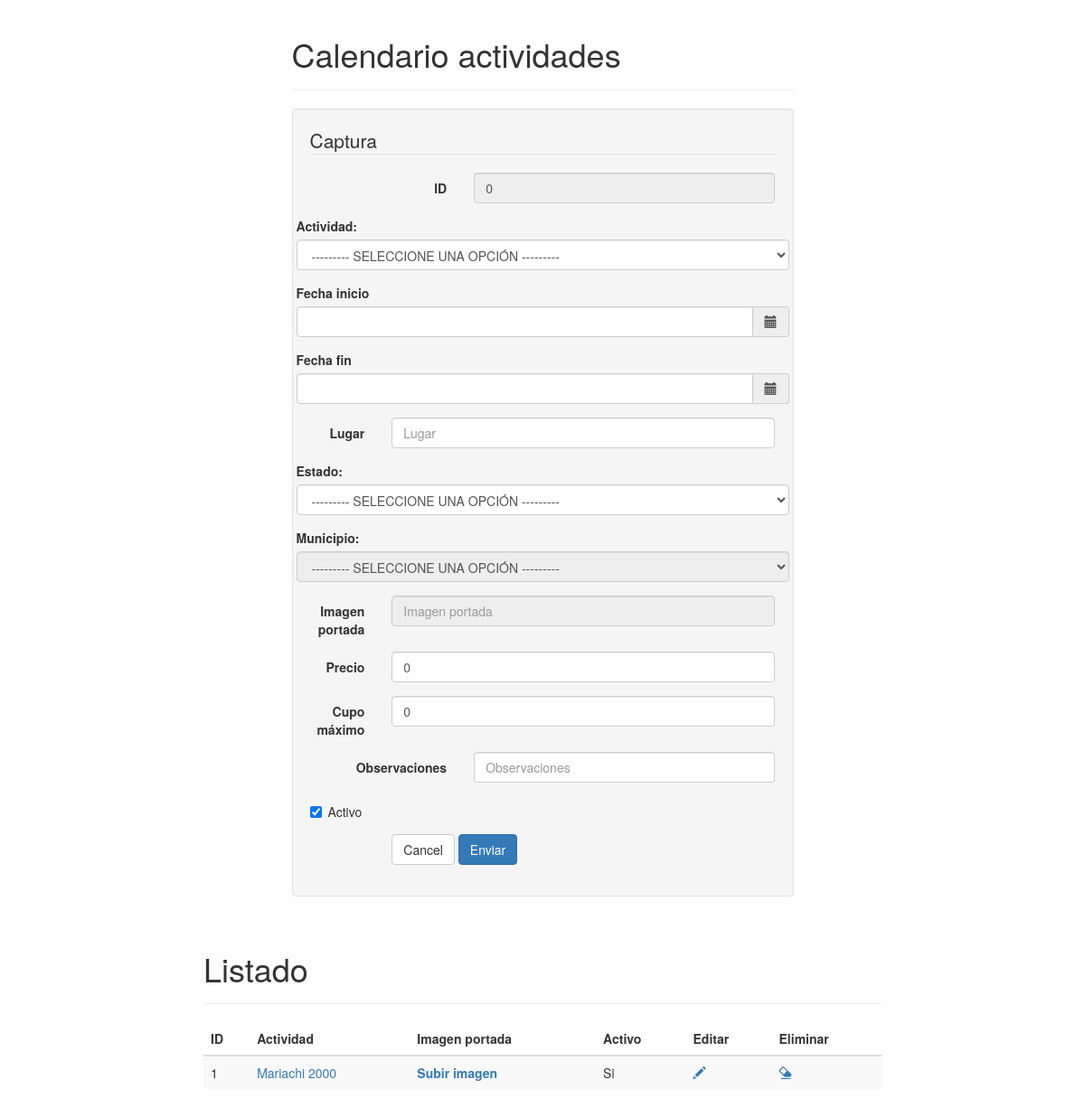
Screenshot of /php/cat_calendario_actividades.php with the database file from the repository.
### tables this page shows
CREATE TABLE IF NOT EXISTS `calendario_actividades` (
  `cve_calendario` int(11) NOT NULL,
  `cve_actividad` int(11) NOT NULL,
  `fecha_inicio` datetime NOT NULL,
  `fecha_fin` datetime NOT NULL,
  `lugar` varchar(40) DEFAULT NULL,
  `cve_estado` int(11) NOT NULL,
  `cve_municipio` int(11) NOT NULL,
  `imagen_portada` varchar(80) DEFAULT NULL,
  `precio` double DEFAULT NULL,
  `cupo_maximo` int(11) DEFAULT NULL,
  `observaciones` varchar(250) DEFAULT NULL,
  `fecha_alta` datetime NOT NULL,
  `activo` bit(1) NOT NULL
);

CREATE TABLE IF NOT EXISTS `actividades` (
  `cve_actividad` int(11) NOT NULL,
  `cve_tipo` int(11) NOT NULL,
  `nombre` varchar(120) NOT NULL,
  `descripcion` varchar(200) NOT NULL,
  `activo` bit(1) NOT NULL
);

### php/class/CalendarioActividad.php (called while the page is built, shortened)
<?php
require_once 'UtilDB.php';
class CalendarioActividad {
    private $cve_calendario;
    private $cve_actividad;
    private $fecha_inicio;
    private $fecha_fin;
    private $lugar;
    private $imagen_portada;
    private $precio;
    private $cupo_maximo;
    private $observaciones;
    function __construct() {
        $nargs = func_num_args();
    }
    private function limpiar() {
        $this->cve_calendario = 0;
        $this->cve_actividad = NULL;
        $this->fecha_inicio = NULL;
        $this->fecha_fin = NULL;
        $this->lugar = "";
        $this->imagen_portada = "";
        $this->precio = 0.0;
        $this->cupo_maximo = 0;
        $this->observaciones = "";
    }
    function getCve_calendario() {
        return $this->cve_calendario;
    }
    function getCve_actividad() {
        return $this->cve_actividad;
    }
    function getFecha_inicio() {
        return $this->fecha_inicio;
    }
    function getFecha_fin() {
        return $this->fecha_fin;
    }
    function getLugar() {
        return $this->lugar;
    }
    function getImagen_portada() {
        return $this->imagen_portada;
    }
    function getPrecio() {
        return $this->precio;
    }
    function getCupo_maximo() {
        return $this->cupo_maximo;
    }
    function getObservaciones() {
        return $this->observaciones;
    }
}

### php/class/UtilDB.php (called while the page is built, shortened)
<?php
class UtilDB {
    private static $servername = "localhost";
    private static $username = "root";
    private static $password = "";
    private static $database = "ovc";
    static function getConnection() {
        try {
            $cnxString = "mysql:host=" . UtilDB::$servername . ";dbname=" . UtilDB::$database;
            $params = array(PDO::MYSQL_ATTR_INIT_COMMAND => "SET NAMES utf8", PDO::ATTR_ERRMODE => PDO::ERRMODE_EXCEPTION, PDO::ATTR_CASE => PDO::CASE_LOWER);
            $cnx = new PDO($cnxString, UtilDB::$username, UtilDB::$password, $params);
        } catch (PDOException $e) {
            echo "Connection failed: " . $e->getMessage();
        }
        return $cnx;
    }
    static function ejecutaConsulta($sql) {
        $cnx = UtilDB::getConnection();
        $rst = $cnx->query($sql);
        return $rst;
    }
}

### php/cat_calendario_actividades.php (the view, shortened to what this page needs)
<?php
require_once 'class/CalendarioActividad.php';
$ca = new CalendarioActividad();
$sql = "SELECT ca.cve_calendario, a.nombre AS actividad, ca.imagen_portada ,ca.activo FROM calendario_actividades AS ca INNER JOIN actividades AS a ON a.cve_actividad = ca.cve_actividad ORDER BY ca.fecha_inicio DESC";
$rst = UtilDB::ejecutaConsulta($sql);
?>
<!DOCTYPE html>
<html lang="es">
    <head>
        <link href="../js/jquery-ui-1.11.4/jquery-ui.min.css" rel="stylesheet"/>
        <link href="../twbs/bootstrap-3.3.5-dist/css/bootstrap.min.css" rel="stylesheet"/>
    </head>
    <body>
        <div class="container">
            <div class="row">
                <div class="col-md-6 col-md-offset-3">
                    <div class="page-header">
                        <h1 id="forms">Calendario actividades</h1>
                    </div>
                </div>
            </div>
             <div class="row">
                <div class="col-md-6 col-md-offset-3">
                    <div class="well bs-component">
                        <form id="frm_captura" name="frm_captura" class="form-horizontal" method="post" action="<?php echo htmlspecialchars($_SERVER["PHP_SELF"]); ?>">
                            <fieldset>
                                <legend>Captura</legend>
                                <div class="form-group">
                                    <label for="txtCveCalendario" class="col-lg-4 control-label">ID</label>
                                    <div class="col-lg-8">
                                        <input type="text" class="form-control" id="txtCveCalendario" name="txtCveCalendario" placeholder="ID Calendario actividades" readonly value="<?php echo($ca != NULL ? $ca->getCve_calendario():""); ?>">
                                    </div>
                                </div>
                                <div class="form-group">
                                <label for="txtCveActividad">Actividad:</label>
                                    <select name="txtCveActividad" id="txtCveActividad" class="form-control" placeholder="Actividad">
                                        <option value="0">--------- SELECCIONE UNA OPCIÓN ---------</option>
                                    </select>
                                </div>
                                <div class="form-group">
                                    <div class="date-form">
                                        <div class="form-horizontal">
                                            <div class="control-group">
                                                <label for="txtFechaFin">Fecha inicio</label>
                                                <div class="controls">
                                                    <div class="input-group">
                                                        <input id="txtFechaInicio" name="txtFechaInicio" type="text" class="date-picker form-control"  value="<?php echo(substr(str_replace('-', '/', $ca->getFecha_inicio()), 0, 10)); ?>"/>
                                                        <label for="txtFechaInicio" class="input-group-addon btn"><span class="glyphicon glyphicon-calendar"></span></label>
                                                    </div>
                                                </div>
                                            </div>
                                        </div>
                                    </div>
                               </div>
                                <div class="form-group">
                                    <div class="date-form">
                                        <div class="form-horizontal">
                                            <div class="control-group">
                                                <label for="txtFechaFin">Fecha fin</label>
                                                <div class="controls">
                                                    <div class="input-group">
                                                        <input id="txtFechaFin" name="txtFechaFin" type="text" class="date-picker form-control"  value="<?php echo(substr(str_replace('-', '/', $ca->getFecha_fin()), 0, 10)); ?>"/>
                                                        <label for="txtFechaFin" class="input-group-addon btn"><span class="glyphicon glyphicon-calendar"></span></label>
                                                    </div>
                                                </div>
                                            </div>
                                        </div>
                                    </div>
                               </div>
                                <div class="form-group">
                                    <label for="txtLugar" class="col-lg-2 control-label">Lugar</label>
                                    <div class="col-lg-10">
                                        <input type="text" class="form-control" id="txtLugar" name="txtLugar" placeholder="Lugar" value="<?php echo($ca != NULL ? $ca->getLugar():""); ?>">
                                    </div>
                                </div>
                                <div class="form-group">
                                <label for="txtEstado">Estado:</label>
                                    <select name="txtEstado" id="txtEstado" class="form-control" placeholder="Estado">
                                        <option value="0">--------- SELECCIONE UNA OPCIÓN ---------</option>
                                        <?php
                                        $sql2 = "SELECT * FROM estados where activo=1 ORDER BY nombre";
                                        $rst2 = UtilDB::ejecutaConsulta($sql2);
                                        ?>
                                    </select>
                                </div>
                                <div class="form-group">
                                <label for="txtMunicipio">Municipio:</label>
                                <select name="txtMunicipio" id="txtMunicipio" class="form-control" placeholder="Municipio" disabled>
                                        <option value="0">--------- SELECCIONE UNA OPCIÓN ---------</option>
                                </select>
                                </div>
                                <div class="form-group">
                                    <label for="txtImagenPortada" class="col-lg-2 control-label">Imagen portada</label>
                                    <div class="col-lg-10">
                                        <input type="text" class="form-control" id="txtImagenPortada" name="txtImagenPortada" placeholder="Imagen portada" value="<?php echo($ca != NULL ? $ca->getImagen_portada():""); ?>" readonly>
                                    </div>
                                </div>
                                <div class="form-group">
                                    <label for="txtPrecio" class="col-lg-2 control-label">Precio</label>
                                    <div class="col-lg-10">
                                        <input type="text" class="form-control" id="txtPrecio" name="txtPrecio" placeholder="Precio" value="<?php echo($ca != NULL ? $ca->getPrecio():""); ?>">
                                    </div>
                                </div>
                                <div class="form-group">
                                    <label for="txtCupoMaximo" class="col-lg-2 control-label">Cupo máximo</label>
                                    <div class="col-lg-10">
                                        <input type="text" class="form-control" id="txtCupoMaximo" name="txtCupoMaximo" placeholder="Cupo máximo" value="<?php echo($ca != NULL ? $ca->getCupo_maximo():""); ?>">
                                    </div>
                                </div>
                                <div class="form-group">
                                    <label for="txtObservaciones" class="col-lg-4 control-label">Observaciones</label>
                                    <div class="col-lg-8">
                                        <input type="text" class="form-control" id="txtObservaciones" name="txtObservaciones" placeholder="Observaciones" value="<?php echo($ca != NULL ? $ca->getObservaciones():""); ?>">
                                    </div>
                                </div>
                                <div class="form-group">
                                    <div class="col-lg-10">
                                        <div class="checkbox">
                                            <label>
                                                <input type="checkbox" id="cbxActivo" name="cbxActivo" <?php echo($ca != NULL ? ($ca->getCve_actividad() != 0 ? ($ca->getActivo() ? "checked" : "") : "checked"):""); ?>> Activo
                                            </label>
                                        </div>
                                    </div>
                                </div>
                                <div class="form-group">
                                    <div class="col-lg-10 col-lg-offset-2">
                                        <button type="button" class="btn btn-default" onclick="limpiar();">Cancel</button>
                                        <button type="button" class="btn btn-primary" onclick="grabar();">Enviar</button>
                                    </div>
                                </div>
                            </fieldset>
                        </form>
                    </div>
                </div>
            </div>
            <?php if($rst->rowCount() > 0){?>
            <div class="row">
            <div class="col-md-8 col-md-offset-2">
                <div class="page-header">
                    <h1 id="tables">Listado</h1>
                </div>
                <div class="bs-component">
                    <table class="table table-striped table-hover ">
                        <thead>
                            <tr>
                                <th>ID</th>
                                <th>Actividad</th>
                                <th>Imagen portada</th>
                                <th>Activo</th>
                                <th>Editar</th>
                                <th>Eliminar</th>
                            </tr>
                        </thead>
                        <tbody>
                            <?php foreach ($rst as $row){?>
                            <tr>
                                <td><?php echo($row['cve_calendario']);?></td>
                                <td><a href="javascript:void(0);" data-toggle="modal" data-remote="cat_calendario_actividades_id.php?id=<?php echo($row['cve_calendario']); ?>" data-target="#myModal"><?php echo($row['actividad']);?></a></td>
                                <th><?php echo($row['imagen_portada'] != "" ? "<img src=\"../img/File-JPG-icon.png\" alt=\"" . utf8_encode($row['actividad']) . "\" title=\"" . $row['actividad'] . "\" data-toggle=\"popover\" data-content=\"<img src='../" . $row['imagen_portada'] . "' alt='" . $row['actividad'] . "' class='img-responsive'/>\" style=\"cursor:pointer;\"/><br/><br/><a data-toggle=\"modal\" data-target=\"#myModal\" data-remote=\"cat_calendario_actividades_img.php?xCveCalendario=" . $row['cve_calendario'] ."\" href=\"javascript:void(0);\">Cambiar imagen</a>" : "<a data-toggle=\"modal\" data-target=\"#myModal\" data-remote=\"cat_calendario_actividades_img.php?xCveCalendario=" . $row['cve_calendario'] . "\" href=\"javascript:void(0);\">Subir imagen</a>"); ?></th>
                                <td><?php echo($row['activo'] == 1 ? "Si":"No");?></td>
                                <td><a href="javascript:void(0);" onclick="editar(<?php echo($row['cve_calendario']);?>);"><span class="glyphicon glyphicon-pencil"></span></a></td>
                                <td><a href="javascript:void(0);" onclick="if(confirm('¿Está realmente seguro de eliminar este registro?')){eliminar(<?php echo($row['cve_calendario']);?>);}else{ return false;};"><span class="glyphicon glyphicon-erase"></span></a></td>
                            </tr>
                            <?php } $rst->closeCursor();?>
                        </tbody>
                    </table>
                </div>
            </div>
            </div>
            <?php }?>
        </div>
    </body>
</html>

### rows the page displays
calendario_actividades: cve_calendario "1", cve_actividad.nombre "Mariachi 2000", activo "Si"
